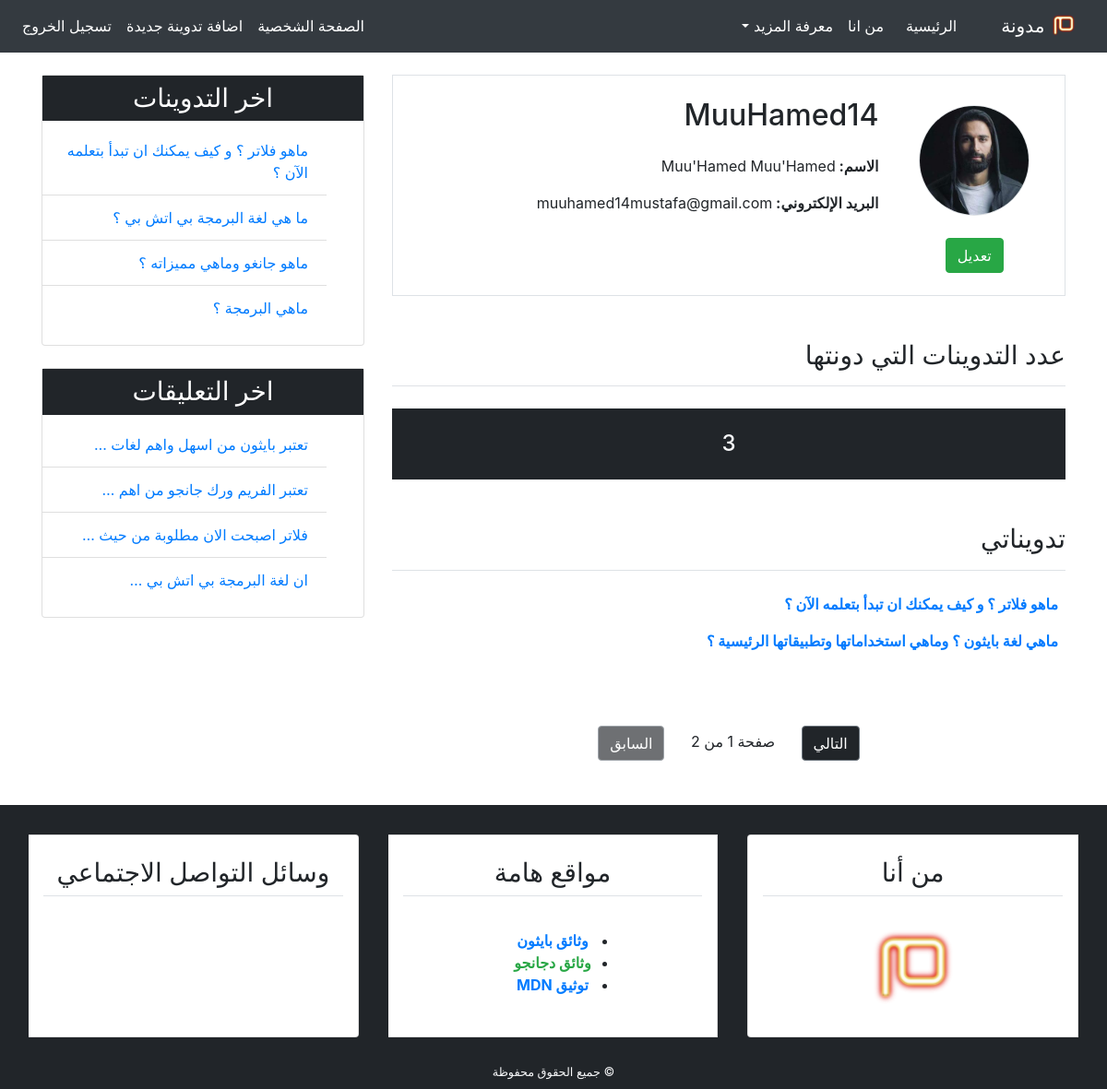
/accounts/profile/ (signed in), run on the app's committed database.
### accounts/models.py (models this page shows, shortened)
class Profile(models.Model):
    user = models.OneToOneField(User,on_delete=models.CASCADE)
    image = models.ImageField(upload_to=image_upload,default='user.png')

### blog/models.py (models this page shows, shortened)
class Post(models.Model):
    objects = None
    author = models.ForeignKey(User,on_delete=models.CASCADE)
    title = models.CharField(max_length=60,verbose_name='عنوان التدوينة')
    content = models.TextField(max_length=6000,verbose_name='نص التدوينة')
    post_date = models.DateTimeField(auto_now_add=True)
    post_update = models.DateTimeField(auto_now=True)
    class Meta:
        ordering = ('-post_date',)
        verbose_name = _('Post')
        verbose_name_plural = _('Posts')

class Comment(models.Model):
    objects = None
    post = models.ForeignKey(Post,on_delete=models.CASCADE,related_name='comments')
    created_by = models.ForeignKey(User,on_delete=models.CASCADE)
    content = models.TextField(max_length=6000,verbose_name='التعليق')
    comment_date = models.DateTimeField(auto_now_add=True)
    active = models.BooleanField(default=False)
    class Meta:
        ordering = ('-comment_date',)
        verbose_name = _('Comment')
        verbose_name_plural = _('Comments')

### accounts/views.py (the view, shortened to what this page needs)
# urls.py: path('profile/',views.profile,name='profile'),
@login_required(login_url='accounts:login')
def profile(request):
    posts = Post.objects.filter(author=request.user)
    post = Post.objects.filter(author=request.user)
    paginator = Paginator(posts,2)
    page = request.GET.get('page')
    try:
        posts = paginator.page(page)
    except PageNotAnInteger:
        posts = paginator.page(1)
    except EmptyPage:
        posts = paginator.page(paginator.num_pages)
    return render(request,'accounts/profile.html',{'title':'الصفحة الشخصية','posts':posts,'post':post})

### blog/templatetags/post_tag.py (called while the page is built)
@register.inclusion_tag('blog/latest_posts.html')
def latest_posts():
    context = {'l_posts':Post.objects.all()[0:4]}
    return context

@register.inclusion_tag('blog/latest_comments.html')
def latest_comments():
    context = {'l_comments':Comment.objects.filter(active=True)[0:4]}
    return context

### accounts/templates/accounts/profile.html (shortened to what this page needs)
{% extends 'blog/base.html' %}
{% load static %}
{% block content %}
<div class="border p-4 mb-5">
    <div class="row">
        <div class="col-md-3 text-center">
                <img class="img-fluid rounded-circle border m-2" style="width: 120px; height:120px;"
                    src="{{user.profile.image.url}}" alt="{{user.username}}">
            <div class="mt-3">
                <a class="btn btn-success"  href="{% url 'accounts:profile_update' %}"> تعديل </a>
            </div>
        </div>
        <div class="col-md-9">
            <h2 class="mb-4">{{user.username}}</h2>
            <p class="font-weight-bold">الاسم: <span class="font-weight-normal">{{user.first_name}}
                   {{user.last_name}} </span></p>
            <p class="font-weight-bold">البريد الإلكتروني: <span class="font-weight-normal">{{user.email}}</span></p>
        </div>
    </div>
</div>
<div class="row mb-5">
    <div class="col-md">
        <h3 class="border-bottom pb-3 mb-4">عدد التدوينات التي دونتها</h3>
        <h4 class="bg-secondary text-center p-4 text-light">
            {{post.count}}
        </h4>
        <h3 class="border-bottom mb-4 pb-3 mt-5">تدويناتي</h3>
        {% for post in posts %}
        <ul class="pr-2">
            <a class="text-blue" style="font-weight: bold;" href="{% url 'blog:post_detail' post.id %}">{{post.title}}</a>
        </ul>
        {% empty %}
        <h4 class="text-center mb-5">لا يوجد تدوينات</h4>
        {% endfor %}
    </div>
</div>
        {% include 'blog/pagination.html' %}
{% endblock %}

### blog/templates/blog/latest_posts.html
<ul class="list-group-flush">
    {% for post in l_posts %}
    <li  class="list-group-item">
        <a class="text-blue" href="{% url 'blog:post_detail' post.id %}"> {{post.title}} </a>
    </li>
    {% endfor %}
</ul>

### blog/templates/blog/latest_comments.html
<ul class="list-group-flush">
    {% for comment in l_comments %}
    <li  class="list-group-item">
        <a class="text-blue" href="{% url 'blog:post_detail' comment.post.id %}"> {{comment.content|truncatewords:6}} </a>
    </li>
    {% empty %}
    <li  class="list-group-item" style="color: red;">  لا يوجد تعليقات..</li>
    {% endfor %}
</ul>

### blog/static/blog/css/main.css (style rules this page uses)
body { font-family: 'Tajawal' sans-serif; }
html,body { direction: rtl; text-align: right; }
.bg-secondary { background-color: #212529 !important; }

### data on the page
Post: title "ماهو فلاتر ؟ و كيف يمكنك ان تبدأ بتعلمه الآن ؟"
Post: title "ماهي لغة بايثون ؟ وماهي استخداماتها وتطبيقاتها الرئيسية ؟"
Post: title "ما هي لغة البرمجة بي اتش بي ؟"
Post: title "ماهو جانغو وماهي مميزاته ؟"
Post: title "ماهي البرمجة ؟"
Comment: content "تعتبر بايثون من اسهل واهم لغات …"
Comment: content "تعتبر الفريم ورك جانجو من اهم …"
Comment: content "فلاتر اصبحت الان مطلوبة من حيث …"
Comment: content "ان لغة البرمجة بي اتش بي …"

### other printed values
{{ user.username }} "MuuHamed14"
{{ user.first_name }} "Muu'Hamed"
{{ user.last_name }} "Muu'Hamed"
{{ user.email }} "muuhamed14mustafa@gmail.com"
{{ post.count }} "3"
